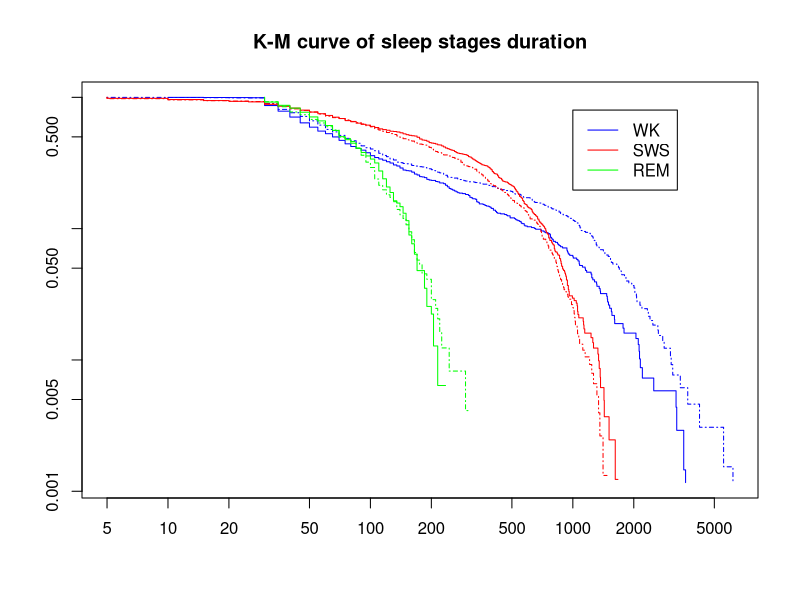

This figure's R source:
library(survival)
rr <- read.table('wt_estadios.csv',header=T)
fit1rem <- survfit(Surv(rr[rr$est==2,]$dur,rr[rr$est==2,]$dur*0+1) ~ rr[rr$est==2,]$luz)
fit1sws <- survfit(Surv(rr[rr$est==1,]$dur,rr[rr$est==1,]$dur*0+1) ~ rr[rr$est==1,]$luz)
fit1wk <- survfit(Surv(rr[rr$est==0,]$dur,rr[rr$est==0,]$dur*0+1) ~ rr[rr$est==0,]$luz)
pdf('f_kp_sleep.pdf')
plot(fit1wk,log="xy",col="blue",main="K-M curve of sleep stages duration",lty=c(1,4))
legend(1000,0.8,c("WK","SWS","REM"),col=c("blue","red","green"),lty=c(1,1,1))
lines(fit1sws,log="xy",col="red",lty=c(1,4))
lines(fit1rem,log="xy",col="green",lty=c(1,4))
dev.off()

